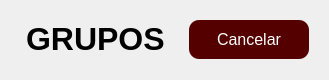
            <widget class="QFrame" name="frame_pg_GRUPO_top">
             <property name="minimumSize">
              <size>
               <width>0</width>
               <height>80</height>
              </size>
             </property>
             <property name="maximumSize">
              <size>
               <width>16777215</width>
               <height>80</height>
              </size>
             </property>
             <property name="styleSheet">
              <string notr="true">QFrame{
	border: none;
}</string>
             </property>
             <property name="frameShape">
              <enum>QFrame::Shape::StyledPanel</enum>
             </property>
             <property name="frameShadow">
              <enum>QFrame::Shadow::Raised</enum>
             </property>
             <layout class="QHBoxLayout" name="horizontalLayout_4">
              <item>
               <widget class="QFrame" name="frame_pg_GRUPO_top_left">
                <property name="styleSheet">
                 <string notr="true"/>
                </property>
                <property name="frameShape">
                 <enum>QFrame::Shape::StyledPanel</enum>
                </property>
                <property name="frameShadow">
                 <enum>QFrame::Shadow::Raised</enum>
                </property>
               </widget>
              </item>
              <item>
               <widget class="QFrame" name="frame_pg_GRUPO_top_center">
                <property name="styleSheet">
                 <string notr="true"/>
                </property>
                <property name="frameShape">
                 <enum>QFrame::Shape::StyledPanel</enum>
                </property>
                <property name="frameShadow">
                 <enum>QFrame::Shadow::Raised</enum>
                </property>
                <layout class="QHBoxLayout" name="horizontalLayout_8">
                 <item alignment="Qt::AlignmentFlag::AlignHCenter">
                  <widget class="QLabel" name="header_titulo_2">
                   <property name="styleSheet">
                    <string notr="true">color: #000;</string>
                   </property>
                   <property name="text">
                    <string>&lt;html&gt;&lt;head/&gt;&lt;body&gt;&lt;p&gt;&lt;span style=&quot; font-size:24pt; font-weight:700;&quot;&gt;GRUPOS&lt;/span&gt;&lt;/p&gt;&lt;/body&gt;&lt;/html&gt;</string>
                   </property>
                  </widget>
                 </item>
                </layout>
               </widget>
              </item>
              <item>
               <widget class="QFrame" name="frame_pg_GRUPO_top_right">
                <property name="styleSheet">
                 <string notr="true"/>
                </property>
                <property name="frameShape">
                 <enum>QFrame::Shape::StyledPanel</enum>
                </property>
                <property name="frameShadow">
                 <enum>QFrame::Shadow::Raised</enum>
                </property>
                <layout class="QHBoxLayout" name="horizontalLayout_7">
                 <item alignment="Qt::AlignmentFlag::AlignRight">
                  <widget class="QPushButton" name="pg1_btn_cancelar">
                   <property name="palette">
                    <palette>
                     <active>
                      <colorrole role="WindowText">
                       <brush brushstyle="SolidPattern">
                        <color alpha="255">
                         <red>63</red>
                         <green>63</green>
                         <blue>63</blue>
                        </color>
                       </brush>
                      </colorrole>
                      <colorrole role="Button">
                       <brush brushstyle="SolidPattern">
                        <color alpha="255">
                         <red>85</red>
                         <green>0</green>
                         <blue>0</blue>
                        </color>
                       </brush>
                      </colorrole>
                      <colorrole role="Text">
                       <brush brushstyle="SolidPattern">
                        <color alpha="255">
                         <red>63</red>
                         <green>63</green>
                         <blue>63</blue>
                        </color>
                       </brush>
                      </colorrole>
                      <colorrole role="ButtonText">
                       <brush brushstyle="SolidPattern">
                        <color alpha="255">
                         <red>63</red>
                         <green>63</green>
                         <blue>63</blue>
                        </color>
                       </brush>
                      </colorrole>
                      <colorrole role="Base">
                       <brush brushstyle="SolidPattern">
                        <color alpha="255">
                         <red>85</red>
                         <green>0</green>
                         <blue>0</blue>
                        </color>
                       </brush>
                      </colorrole>
                      <colorrole role="Window">
                       <brush brushstyle="SolidPattern">
                        <color alpha="255">
                         <red>85</red>
                         <green>0</green>
                         <blue>0</blue>
                        </color>
                       </brush>
                      </colorrole>
                      <colorrole role="PlaceholderText">
                       <brush brushstyle="SolidPattern">
                        <color alpha="128">
                         <red>63</red>
                         <green>63</green>
                         <blue>63</blue>
                        </color>
                       </brush>
                      </colorrole>
                     </active>
                     <inactive>
                      <colorrole role="WindowText">
                       <brush brushstyle="SolidPattern">
                        <color alpha="255">
                         <red>63</red>
                         <green>63</green>
                         <blue>63</blue>
                        </color>
                       </brush>
                      </colorrole>
                      <colorrole role="Button">
                       <brush brushstyle="SolidPattern">
                        <color alpha="255">
                         <red>85</red>
                         <green>0</green>
                         <blue>0</blue>
                        </color>
                       </brush>
                      </colorrole>
                      <colorrole role="Text">
                       <brush brushstyle="SolidPattern">
                        <color alpha="255">
                         <red>63</red>
                         <green>63</green>
                         <blue>63</blue>
                        </color>
                       </brush>
                      </colorrole>
                      <colorrole role="ButtonText">
                       <brush brushstyle="SolidPattern">
                        <color alpha="255">
                         <red>63</red>
                         <green>63</green>
                         <blue>63</blue>
                        </color>
                       </brush>
                      </colorrole>
                      <colorrole role="Base">
                       <brush brushstyle="SolidPattern">
                        <color alpha="255">
                         <red>85</red>
                         <green>0</green>
                         <blue>0</blue>
                        </color>
                       </brush>
                      </colorrole>
                      <colorrole role="Window">
                       <brush brushstyle="SolidPattern">
                        <color alpha="255">
                         <red>85</red>
                         <green>0</green>
                         <blue>0</blue>
                        </color>
                       </brush>
                      </colorrole>
                      <colorrole role="PlaceholderText">
                       <brush brushstyle="SolidPattern">
                        <color alpha="128">
                         <red>63</red>
                         <green>63</green>
                         <blue>63</blue>
                        </color>
                       </brush>
                      </colorrole>
                     </inactive>
                     <disabled>
                      <colorrole role="WindowText">
                       <brush brushstyle="SolidPattern">
                        <color alpha="255">
                         <red>63</red>
                         <green>63</green>
                         <blue>63</blue>
                        </color>
                       </brush>
                      </colorrole>
                      <colorrole role="Button">
                       <brush brushstyle="SolidPattern">
                        <color alpha="255">
                         <red>85</red>
                         <green>0</green>
                         <blue>0</blue>
                        </color>
                       </brush>
                      </colorrole>
                      <colorrole role="Text">
                       <brush brushstyle="SolidPattern">
                        <color alpha="255">
                         <red>63</red>
                         <green>63</green>
                         <blue>63</blue>
                        </color>
                       </brush>
                      </colorrole>
                      <colorrole role="ButtonText">
                       <brush brushstyle="SolidPattern">
                        <color alpha="255">
                         <red>63</red>
                         <green>63</green>
                         <blue>63</blue>
                        </color>
                       </brush>
                      </colorrole>
                      <colorrole role="Base">
                       <brush brushstyle="SolidPattern">
                        <color alpha="255">
                         <red>85</red>
                         <green>0</green>
                         <blue>0</blue>
                        </color>
                       </brush>
                      </colorrole>
                      <colorrole role="Window">
                       <brush brushstyle="SolidPattern">
                        <color alpha="255">
                         <red>85</red>
                         <green>0</green>
                         <blue>0</blue>
                        </color>
                       </brush>
                      </colorrole>
                      <colorrole role="PlaceholderText">
                       <brush brushstyle="SolidPattern">
                        <color alpha="128">
                         <red>63</red>
                         <green>63</green>
                         <blue>63</blue>
                        </color>
                       </brush>
                      </colorrole>
                     </disabled>
                    </palette>
                   </property>
                   <property name="font">
                    <font>
                     <pointsize>12</pointsize>
                     <bold>false</bold>
                    </font>
                   </property>
                   <property name="cursor">
                    <cursorShape>PointingHandCursor</cursorShape>
                   </property>
                   <property name="layoutDirection">
                    <enum>Qt::LayoutDirection::LeftToRight</enum>
                   </property>
                   <property name="styleSheet">
                    <string notr="true">QPushButton{
	background-color: rgb(85, 0, 0);
  	width: 100%;
    /* Para centralizar o texto dentro do botão */
    text-align: center;
    padding: 10px;
    color: white;
    border-radius: 10px;
    border: none; /* Opcional: Remove bordas padrão, se necessário */
	color: white;
	border-radius: 10px;


	
}

QPushButton::hover{
	background-color: rgb(116, 0, 0);
}

QPushButton::pressed{
	background-color: rgb(57, 0, 0);
}






</string>
                   </property>
                   <property name="text">
                    <string notr="true" comment="teste" extracomment="testando">Cancelar</string>
                   </property>
                   <property name="iconSize">
                    <size>
                     <width>20</width>
                     <height>20</height>
                    </size>
                   </property>
                  </widget>
                 </item>
                </layout>
               </widget>
              </item>
             </layout>
            </widget>
